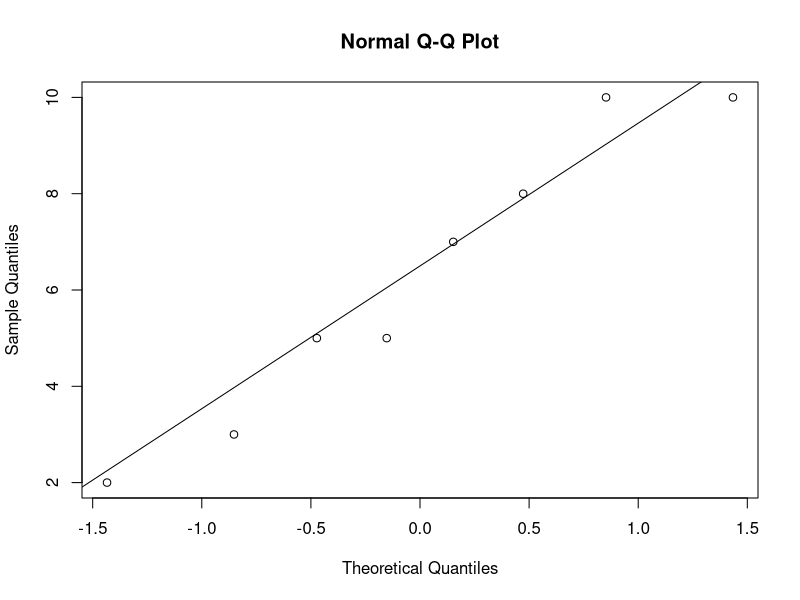

This figure's R source:
# Laboratorio 3 - CO3321
# Sección 1
# Andrea Reyes 15-11201
# Javier Medina 12-10400


## 1. Se desea conocer si existe alguna relación entre el nivel socioeconómico (pobre, medio y rico) y la
## zona donde vive (rural y urbano) 505 grupos de familias:
##  X/Y      Rural(1) Urbano(2)
## Pobre(1)    249    139
## Medio(2)    80     20
## Rico(3)      2     15

columnas = 2
filas = 3

rural <- c(249, 80, 2)
urbano <- c(139, 20, 15)

(matriz <- cbind(rural, urbano))

chisq.test(matriz)


## 2. Se efectuó un estudio para determinar si los conductores preferı́an los carriles centrales de una vı́a
## rápida con cuatro carriles para cada sentido. Se observó un total de mil autos a las horas picos
## de la mañana y se registraron los carriles por los que éstos circulaban. La siguiente tabla contiene
## los resultados. Proporcionan los datos suficiente evidencia para concluir que los conductores tienen
## preferencia por algunos carriles? (Pruebe la hipótesis que afirma que p 1 = p 2 = p 3 = p 4 = 1/4
## utilizando un nivel de significancia de α = 0,05). Establezca lı́mites para el p-valor asociado.
## Carril   Número de carros observados
##   1               294
##   2               276
##   3               238
##   4               192

alpha = 0.05
n = 1000
k = 4
r = 0

p = c(1/4,1/4,1/4,1/4)
fi = c(294,276,238,192)
chi2_obs = sum((fi-n*p)^2/(n*p))
chi2_obs
chi2.alpha = qchisq(1-alpha,k-1-r)
chi2.alpha
p_valor = 1- pchisq(chi2_obs, k-1-r)
p_valor

prop.test(fi, c(1000,1000,1000,1000),p)

## 3. Los siguientes datos son las edades de una muestra de personas seleccionadas entre los visitantes de
## un Bingo.
## 32, 23, 64, 31, 74, 44, 61, 33, 66, 73,
## 27, 65, 40, 54, 23, 43, 58, 87, 58, 62,
## 68, 89, 93, 24, 73, 42, 33, 63, 36, 48,
## 77, 75, 37, 59, 70, 61, 43, 68, 54, 29,
## 48, 81, 57, 97, 35, 58, 56, 58, 57, 45
## Realizar una prueba Chi-cuadrado de bondad de ajuste para decidir si puede aceptarse que las
## edades sigan una distribución normal.

edades = c(32, 23, 64, 31, 74, 44, 61, 33, 66, 73,
           27, 65, 40, 54, 23, 43, 58, 87, 58, 62,
           68, 89, 93, 24, 73, 42, 33, 63, 36, 48,
           77, 75, 37, 59, 70, 61, 43, 68, 54, 29,
           48, 81, 57, 97, 35, 58, 56, 58, 57, 45)

# Tabla de frecuencia de las edades
hist(edades, plot = F)

r = 2
fi = c(5, 8, 7, 10, 10, 5, 3, 2)

# Gráficas para observar el comportamiento de los datos
qqnorm(fi)
qqline(fi)

k = length(fi)
n = sum(fi)

# Media de las clases
mi = c(25, 35, 45, 55, 65, 75, 85, 95)

xbarra = sum(fi*mi)/n
xbarra

x_barra = rep(xbarra, k)
x_barra

S_cuadrado = sum( fi*(mi-x_barra)^2 )/(n-1)
S_cuadrado

S = sqrt(S_cuadrado)
S

pi = pnorm(4 : 11* 10, xbarra, S) - pnorm(3 : 10 *10, xbarra, S)
pi

chi2_obs = sum((fi-n*pi)^2/(n*pi))
chi2_obs

chi2_alpha <- qchisq(1 - alpha, k - 1 -r)
chi2_alpha

p_valor = 1 - pchisq(chi2_obs, k - 1 - r)
p_valor
